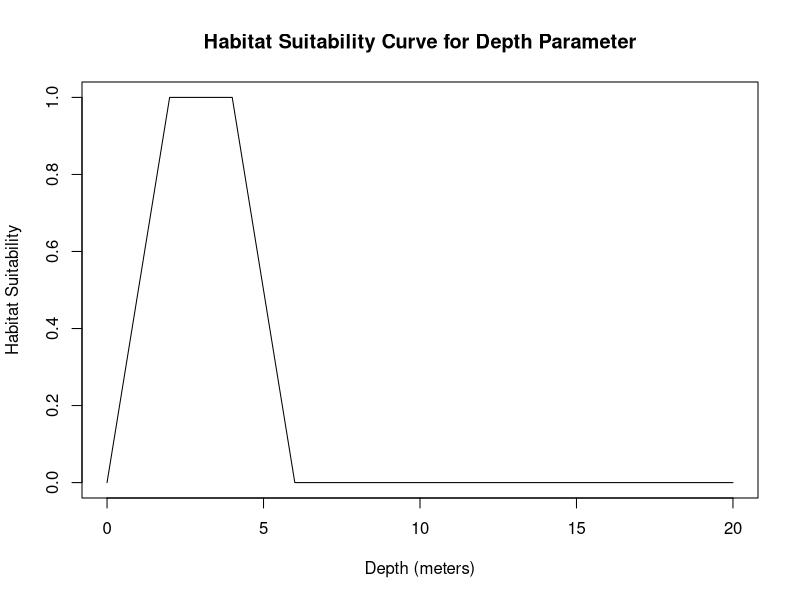
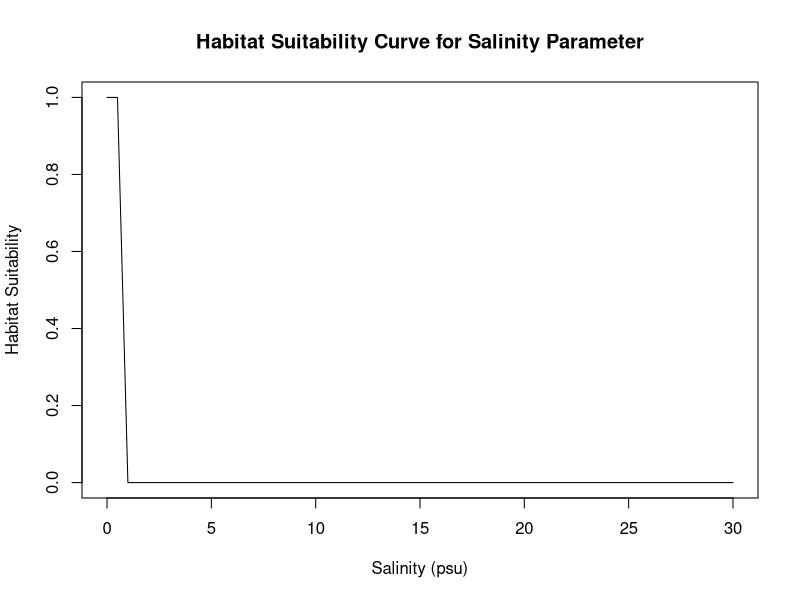
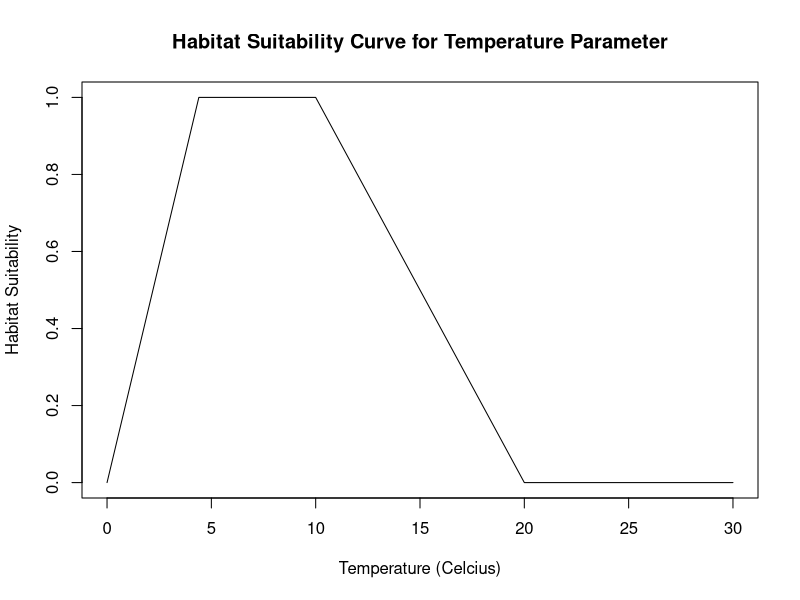
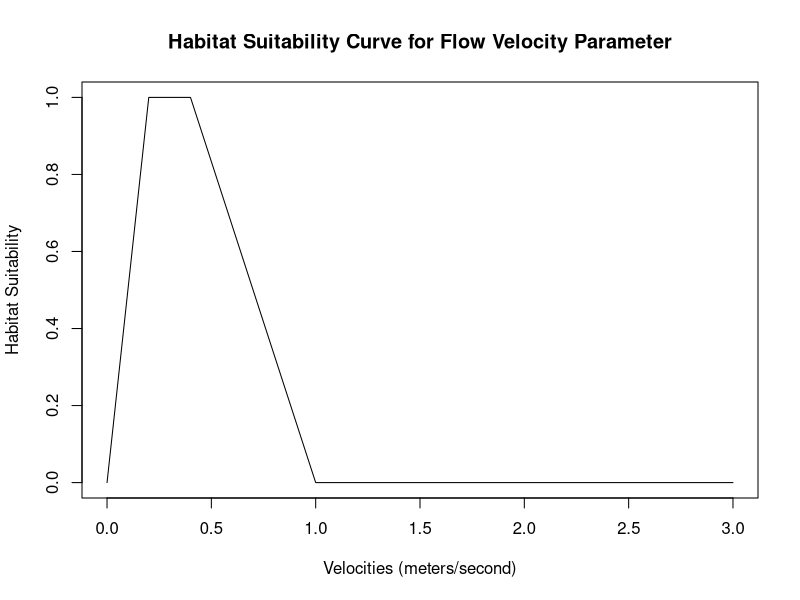
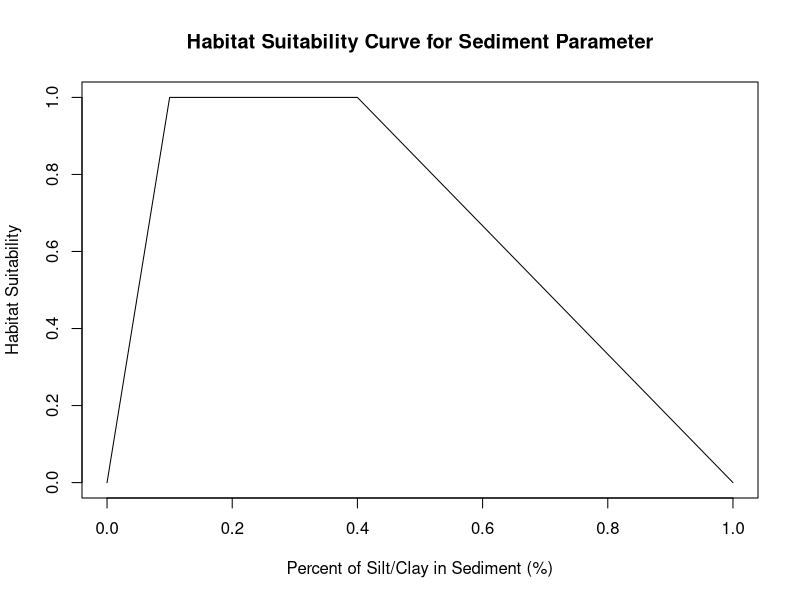

Source code (R) for these figures, in order:
## ---- chunk 1
#depth_range <- c(0.305,0.61)#in meters
depth <- (0.305+1)/2 #average between min & max
depth_suitability_curve <- function(depth) {
  # Define the optimal range for depth
  optimal_depth_range <- c(2, 4) # meters

  # Define the lower and upper thresholds for depth
  lower_threshold <- 0 # meters
  upper_threshold <- 6 # meters

  # Compute the habitat suitability score based on depth
  if (depth < lower_threshold | depth > upper_threshold) {
    suitability_score <- 0
  } else if (depth >= optimal_depth_range[1] & depth <= optimal_depth_range[2]) {
    suitability_score <- 1
  } else if (depth < optimal_depth_range[1]) {
    suitability_score <- (depth - lower_threshold) / (optimal_depth_range[1] - lower_threshold)
  } else if (depth > optimal_depth_range[2]) {
    suitability_score <- (upper_threshold - depth) / (upper_threshold - optimal_depth_range[2])
  }

  return(suitability_score)
}
plot_depth_suitability_curve <- function() {
  # Define the range of depths to plot
  depths <- seq(0, 20, by = 0.01)

  # Compute the habitat suitability score for each depth value
  suitability_scores <- sapply(depths, depth_suitability_curve)

  # Plot the suitability scores as a curve
  plot(depths, suitability_scores, type = "l", xlab = "Depth (meters)", ylab = "Habitat Suitability", ylim=c(0,1),
       main = "Habitat Suitability Curve for Depth Parameter")
}
plot_depth_suitability_curve()
## ---- chunk 2
#optimal Salinity range from 0.0psu-0.5psu
Salinity <- (0+0.5)/2 #average between min & max
salinity_suitability_curve <- function(Salinity,optimal_salinity_range) {
  # Define the optimal range for Salinity
  optimal_salinity_range <- c(0, 0.5) #psu

  # Define the lower and upper thresholds for Salinity
  lower_threshold <- 0 # psu
  upper_threshold <- 1 # psu

  # Compute the habitat suitability score based on Salinity
  if (Salinity < lower_threshold | Salinity > upper_threshold) {
    suitability_score <- 0
  } else if (Salinity >= optimal_salinity_range[1] & Salinity <= optimal_salinity_range[2]) {
    suitability_score <- 1
  } else if (Salinity < optimal_salinity_range[1]) {
    suitability_score <- (Salinity - lower_threshold) / (optimal_salinity_range[1] - lower_threshold)
  } else if (Salinity > optimal_salinity_range[2]) {
    suitability_score <- (upper_threshold - Salinity) / (upper_threshold - optimal_salinity_range[2])
  }

  return(suitability_score)
}
plot_salinity_suitability_curve <- function() {
  # Define the range of Salinities to plot
  Salinities <- seq(0, 30, by = 0.01)

  # Compute the habitat suitability score for each depth value
  suitability_scores <- sapply(Salinities, salinity_suitability_curve)

  # Plot the suitability scores as a curve
  plot(Salinities, suitability_scores, type = "l", xlab = "Salinity (psu)", ylab = "Habitat Suitability", ylim=c(0,1),
       main = "Habitat Suitability Curve for Salinity Parameter")
}
plot_salinity_suitability_curve()
## ---- chunk 3
#optimal temperature range from 0.0psu-0.5psu
temperature <- (6+15)/2 #average between min & max
temperature_suitability_curve <- function(temperature,optimal_temp_range) {
  # Define the optimal range for temperature
  optimal_temp_range <- c(4.4,10) #celcius

  # Define the lower and upper thresholds for temperature
  lower_threshold <- 0 # psu
  upper_threshold <- 20 # psu

  # Compute the habitat suitability score based on temperature
  if (temperature < lower_threshold | temperature > upper_threshold) {
    suitability_score <- 0
  } else if (temperature >= optimal_temp_range[1] & temperature <= optimal_temp_range[2]) {
    suitability_score <- 1
  } else if (temperature < optimal_temp_range[1]) {
    suitability_score <- (temperature - lower_threshold) / (optimal_temp_range[1] - lower_threshold)
  } else if (temperature > optimal_temp_range[2]) {
    suitability_score <- (upper_threshold - temperature) / (upper_threshold - optimal_temp_range[2])
  }

  return(suitability_score)
}
plot_temperature_suitability_curve <- function() {
  # Define the range of temperature to plot
  temps <- seq(0, 30, by = 0.01)

  # Compute the habitat suitability score for each depth value
  suitability_scores <- sapply(temps, temperature_suitability_curve)

  # Plot the suitability scores as a curve
  plot(temps, suitability_scores, type = "l", xlab = "Temperature (Celcius)", ylab = "Habitat Suitability", ylim=c(0,1),
       main = "Habitat Suitability Curve for Temperature Parameter")
}
plot_temperature_suitability_curve()
## ---- chunk 4
#depth_range <- c(0.305,0.61)#in meters
flow_velocity <- (0.3-0.9)/2 #average between min & max
flow_velocity_suitability <- function(flow_velocity) {
  # Define the optimal range for depth
  optimal_velocity_range <- c(0.2, 0.4) # meters/second

  # Define the lower and upper thresholds for depth
  lower_threshold <- 0 # meters/second
  upper_threshold <- 1 # meters/second

  # Compute the habitat suitability score based on depth
  if (flow_velocity < lower_threshold | flow_velocity > upper_threshold) {
    suitability_score <- 0
  } else if (flow_velocity >= optimal_velocity_range[1] & flow_velocity <= optimal_velocity_range[2]) {
    suitability_score <- 1
  } else if (flow_velocity < optimal_velocity_range[1]) {
    suitability_score <- (flow_velocity - lower_threshold) / (optimal_velocity_range[1] - lower_threshold)
  } else if (flow_velocity > optimal_velocity_range[2]) {
    suitability_score <- (upper_threshold - flow_velocity) / (upper_threshold - optimal_velocity_range[2])
  }

  return(suitability_score)
}
plot_Velocity_suitability_curve <- function() {
  # Define the range of depths to plot
  velocities <- seq(0,3, by = 0.01)

  # Compute the habitat suitability score for each depth value
  suitability_scores <- sapply(velocities, flow_velocity_suitability)

  # Plot the suitability scores as a curve
  plot(velocities, suitability_scores, type = "l", xlab = "Velocities (meters/second)", ylab = "Habitat Suitability", ylim=c(0,1),
       main = "Habitat Suitability Curve for Flow Velocity Parameter")
}
plot_Velocity_suitability_curve()
## ---- chunk 5
#depth_range <- c(0.305,0.61)#in meters
SiltClay_per <- (0-0.1)/2 #average between min & max
siltclay_suitability <- function(SiltClay_per) {
  # Define the optimal range for depth
  optimal_siltclay_range <- c(0.1, 0.4) # percent

  # Define the lower and upper thresholds for silt clay percentage
  lower_threshold <- 0 # meters/second
  upper_threshold <- 1 # meters/second

  # Compute the habitat suitability score based on depth
  if (SiltClay_per < lower_threshold | SiltClay_per > upper_threshold) {
    suitability_score <- 0
  } else if (SiltClay_per >= optimal_siltclay_range[1] & SiltClay_per <= optimal_siltclay_range[2]) {
    suitability_score <- 1
  } else if (SiltClay_per < optimal_siltclay_range[1]) {
    suitability_score <- (SiltClay_per - lower_threshold) / (optimal_siltclay_range[1] - lower_threshold)
  } else if (SiltClay_per > optimal_siltclay_range[2]) {
    suitability_score <- (upper_threshold - SiltClay_per) / (upper_threshold - optimal_siltclay_range[2])
  }

  return(suitability_score)
}
plot_SiltClay_suitability_curve <- function() {
  # Define the range of depths to plot
  siltclay_percentile <- seq(0,1, by = 0.01)

  # Compute the habitat suitability score for each depth value
  suitability_scores <- sapply(siltclay_percentile, siltclay_suitability)

  # Plot the suitability scores as a curve
  plot(siltclay_percentile, suitability_scores, type = "l", xlab = "Percent of Silt/Clay in Sediment (%)", ylab = "Habitat Suitability", ylim=c(0,1),
       main = "Habitat Suitability Curve for Sediment Parameter")
}
plot_SiltClay_suitability_curve()
